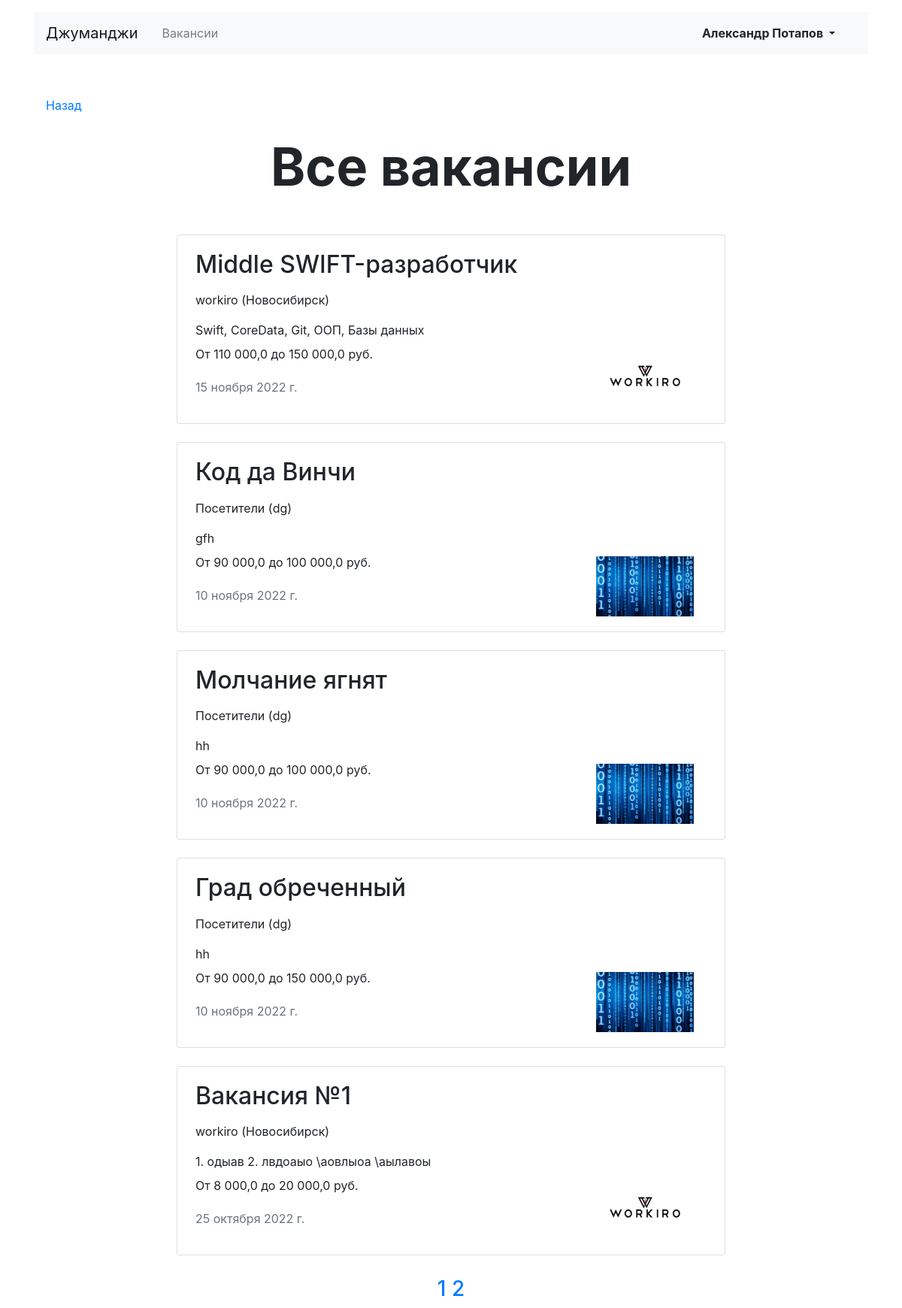
/vacancies (signed in), run on the app's committed database.
### JunJob/models.py (models this page shows)
class Vacancy(models.Model):
    title = models.CharField(max_length=60)
    specialty = models.ForeignKey(Specialty, related_name='vacancies', on_delete=models.CASCADE)
    company = models.ForeignKey(Company, related_name='vacancies', on_delete=models.CASCADE)
    skills = models.TextField()
    description = models.TextField()
    salary_min = models.FloatField()
    salary_max = models.FloatField()
    published_at = models.DateField()

class Company(models.Model):
    name = models.CharField(max_length=45)
    location = models.CharField(max_length=30)
    logo = models.ImageField(upload_to=settings.MEDIA_COMPANY_IMAGE_DIR, max_length=500000)
    description = models.TextField()
    employee_count = models.IntegerField()
    owner = models.OneToOneField(User, on_delete=models.CASCADE, related_name='company', null=True)

### JunJob/Views/views.py (the view)
# urls.py: path('vacancies', views.VacanciesListView.as_view(), name='vacancies'),
class VacanciesListView(ListView):  # список вакансий
    model = models.Vacancy
    template_name = 'common/Vacancies.html'
    context_object_name = 'vacancies_list'
    paginate_by = 5
    def get_queryset(self):
        return models.Vacancy.objects.order_by('-published_at')

### JunJob/templates/common/Vacancies.html
{% extends 'base.html' %}
{% block container %}
  <main class="container mt-3">
    <div class="navbar mt-5">
      <p><a href="javascript:history.back()">Назад</a></p>
    </div>
    <section>
      <h1 class="h1 text-center mx-auto mt-0 pt-1" style="font-size: 70px;"><strong>Все вакансии</strong></h1>
      <div class="row mt-5">
        <div class="col-12 col-lg-8 offset-lg-2 m-auto">
          {% for vacancy in vacancies_list%}
            <div class="card mb-4">
              <div class="card-body px-4">
                <div class="row">
                  <div class="col-12 col-md-8 col-lg-9">
                    <h2 class="h2 pb-2">{{ vacancy.title }}</h2>
                    <p>{{ vacancy.company.name }} ({{ vacancy.company.location}})</p>
                    <p class="mb-2">{{ vacancy.skills }}</p>
                    {% load humanize %}
                    <p>От {{ vacancy.salary_min|intcomma }} до {{ vacancy.salary_max|intcomma }} руб.</p>
                    <p class="text-muted pt-1">{{ vacancy.published_at }}</p>
                  </div>
                  <div class="col-12 col-md-4 col-lg-3 d-flex align-items-end">
                    <a href="{% url 'onevacancy' vacancy.id %}"><img src="{{ vacancy.company.logo.url }}" width="130" height="80" alt=""></a>
                  </div>
                </div>
              </div>
            </div>
          {% endfor %}
          <div class="h3 text-center mx-auto mt-0 pt-1">
            {% for page in paginator.page_range %}
            <a href="?page={{ page }}">{{ page }}</a>
          {% endfor %}
          </div>
        </div>
      </div>
    </section>
  </main>
{% endblock %}

### JunJob/templates/base.html (shortened to what this page needs)
<!DOCTYPE html>
<html lang="ru">
<head>
  <link rel="stylesheet" href="https://stackpath.bootstrapcdn.com/bootstrap/4.3.1/css/bootstrap.min.css">
</head>
<body>
  <header class="container mt-3">
    <nav class="navbar navbar-expand-lg navbar-light bg-light">
      <a class="navbar-brand mr-4" href="{% url 'main' %}">Джуманджи</a>
      <div class="collapse navbar-collapse justify-content-between" id="navbarNav">
        <ul class="navbar-nav col-10">
          <li class="nav-item">
            <a class="nav-link" href="{% url 'vacancies' %}">Вакансии</a>
          </li>
        </ul>
        <ul class="navbar-nav col-2 justify-content-end">
          {% if user.is_authenticated %}
          <li class="nav-item active">
            <div class="btn-group">
              <button type="button" class="btn dropdown-toggle font-weight-bold" data-toggle="dropdown" aria-haspopup="true" aria-expanded="false">
                {% if request.user.first_name and request.user.last_name %}
                {{ request.user.first_name }} {{ request.user.last_name }}
                {% else %}
                Имя Фамилия
                {% endif %}
              </button>
            </div>
          </li>
          {% else %}
          <li class="nav-item active">
            <a href="{% url 'login' %}" class="nav-link font-weight-bold">Вход</a>
          </li>
          {% endif %}
        </ul>
      </div>
    </nav>
  </header>
  {% block container %}
  {% endblock %}
</body>
</html>

### data on the page
Vacancy: title "Middle SWIFT-разработчик", company.name "workiro", company.location "Новосибирск", skills "Swift, CoreData, Git, ООП, Базы данных", salary_min "110 000,0", salary_max "150 000,0", published_at "15 ноября 2022 г.", company.logo (picture)
Vacancy: title "Код да Винчи", company.name "Посетители", company.location "dg", skills "gfh", salary_min "90 000,0", salary_max "100 000,0", published_at "10 ноября 2022 г.", company.logo (picture)
Vacancy: title "Молчание ягнят", company.name "Посетители", company.location "dg", skills "hh", salary_min "90 000,0", salary_max "100 000,0", published_at "10 ноября 2022 г.", company.logo (picture)
Vacancy: title "Град обреченный", company.name "Посетители", company.location "dg", skills "hh", salary_min "90 000,0", salary_max "150 000,0", published_at "10 ноября 2022 г.", company.logo (picture)
Vacancy: title "Вакансия №1", company.name "workiro", company.location "Новосибирск", skills "1. одыав 2. лвдоаыо \\аовлыоа \\аылавоы", salary_min "8 000,0", salary_max "20 000,0", published_at "25 октября 2022 г.", company.logo (picture)

### other printed values
{{ request.user.first_name }} "Александр"
{{ request.user.last_name }} "Потапов"
{{ page }} "1" "2"
